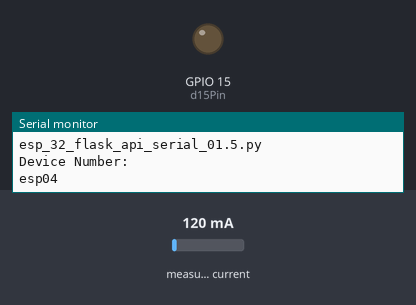
Recording of a sketch running on a simulated ESP32. Shown: output pins drawn as LEDs (lit = HIGH), the last lines printed to the serial monitor. Inputs (shaded band) come from the test bench; at power-on: measured current 120 mA (analog values on the 0–4095 scale). WiFi joins after 1.5 s; servers stay silent unless stated; uploads are accepted with an empty reply.

Above: at 0.1 s.
At 1.9 s:
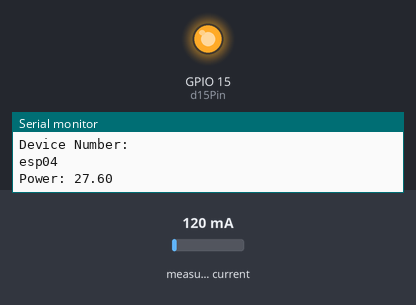
Timing chart, 0 to 3.4 s (numbered marks = the images above):
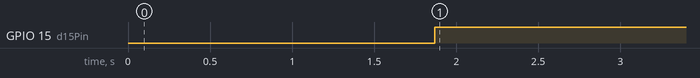

Measured:
- by itself, GPIO 15 (d15Pin): LOW → HIGH at 1.9 s

The sketch:

app.ino
```cpp
#include <WiFi.h>
#include <WiFiMulti.h>
#include <HTTPClient.h>
#include <EmonLib.h>
#include <Arduino.h>
#include <driver/adc.h>

EnergyMonitor emon1;
WiFiMulti WiFiMulti;
HTTPClient ask;
// TODO: user config
const char* ssid     = "xx"; // Wifi SSID
const char* password = "xx"; // Wifi Password

const char* serverUrl = "http://35.239.72.184/influxdb/write?db=esp02";
const char* code_version = "esp_32_flask_api_serial_01.5.py";
const String measurement = "data";
const char* device_num = "esp04";

// Define the pin number for D13
const int d15Pin = 15; // Pin D13

// Function to connect to WiFi
void connectToWiFi() {
  Serial.println("********** Connect ESP32 to WiFi.");
  Serial.println("Wait for WiFi... ");
  WiFiMulti.addAP(ssid, password);
  while (WiFiMulti.run() != WL_CONNECTED) {
    Serial.print(".");
    delay(500);
  }
  Serial.println("WiFi connected");
  Serial.println("IP address: ");
  Serial.println(WiFi.localIP());
}

void setup() {
  adc1_config_channel_atten(ADC1_CHANNEL_6, ADC_ATTEN_DB_11);
  analogReadResolution(10);
  emon1.current(34, 30);

  // open serial
  Serial.begin(115200);
  Serial.println("*****************************************************");
  Serial.println("Code version: ");
  Serial.println(code_version);
  Serial.println("Device Number: ");
  Serial.println(device_num);

  pinMode(d15Pin, OUTPUT);
  digitalWrite(d15Pin, LOW);
}

void loop() {
  // Attempt to connect to WiFi if not connected
  if (WiFiMulti.run() != WL_CONNECTED) {
    connectToWiFi();
  }

  double rawIrms = emon1.calcIrms(3000);
  double power = rawIrms * 230.0;

  if (power > 1500) {
    digitalWrite(d15Pin, LOW);
  } else {
    digitalWrite(d15Pin, HIGH);
  }

  String dataToSend = measurement + " value=" + String(power);
  Serial.print("Power: ");
  Serial.println(power);

  HTTPClient http;
  http.begin(serverUrl);
  http.addHeader("Content-Type", "application/x-www-form-urlencoded");
  int httpResponseCode = http.POST(dataToSend);

  if (httpResponseCode > 0) {
    Serial.print("HTTP Response code: ");
    Serial.println(httpResponseCode);
  } else {
    Serial.print("Error sending POST request!");
    Serial.println(httpResponseCode);
  }

  http.end();

  delay(1000);
}
```
